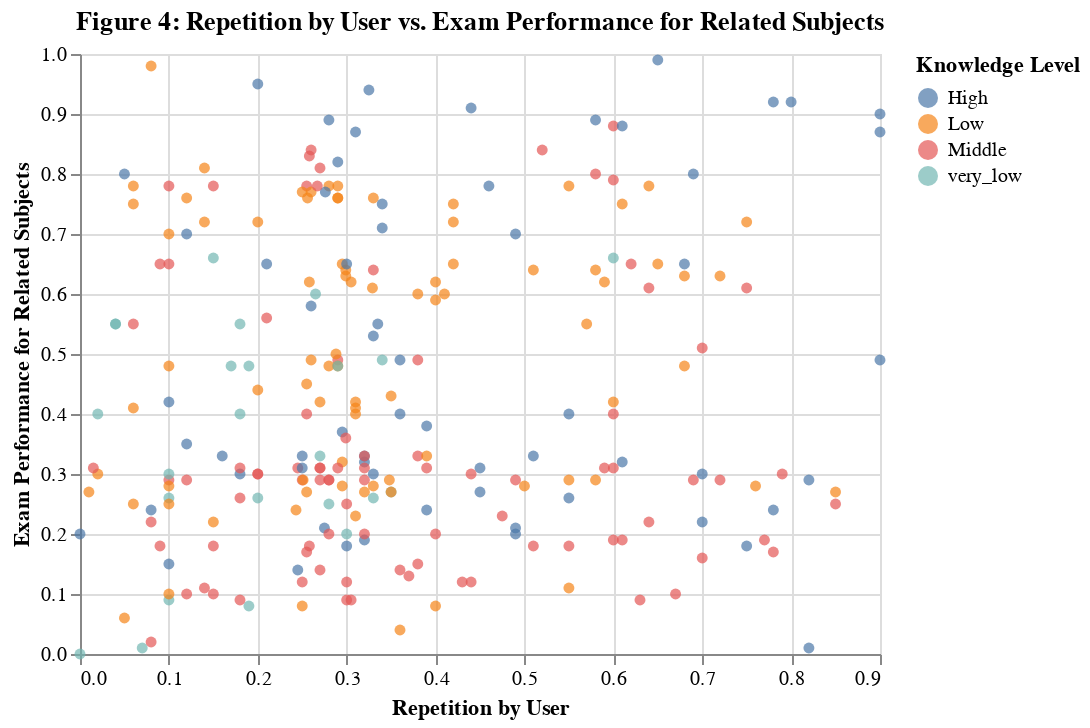

Source (notebook cell):
### Markdown cell above
### Repetition by User vs. Exam Performance for Related Subjects:

### Code cell
repByUser_examPerfRelatedTopics_plot = alt.Chart(knowledge_training_final, title = "Figure 4: Repetition by User vs. Exam Performance for Related Subjects").mark_circle().encode(
    x=alt.X("repetition_by_user:Q", title="Repetition by User"),  
    y=alt.Y("exam_performance_for_related_subjects:Q", title="Exam Performance for Related Subjects"), 
    color=alt.Color("knowledge:N", title="Knowledge Level") 
)
repByUser_examPerfRelatedTopics_plot

### Figure 1 — Vega-Lite specification as saved in the notebook (floating-point values rounded to 4 significant figures; data arrays with more than 128 entries replaced by an {"elided": "..."} marker saying what was removed)
{"config": {"view": {"continuousWidth": 400, "continuousHeight": 300}}, "data": {"name": "data-848e488d9776585eaa4bac621f89d23c"}, "mark": "circle", "encoding": {"color": {"field": "knowledge", "title": "Knowledge Level", "type": "nominal"}, "x": {"field": "repetition_by_user", "title": "Repetition by User", "type": "quantitative"}, "y": {"field": "exam_performance_for_related_subjects", "title": "Exam Performance for Related Subjects", "type": "quantitative"}}, "title": "Figure 4: Repetition by User vs. Exam Performance for Related Subjects", "$schema": "https://vega.github.io/schema/vega-lite/v4.17.0.json", "datasets": {"data-848e488d9776585eaa4bac621f89d23c": {"elided": "258 records"}}}
